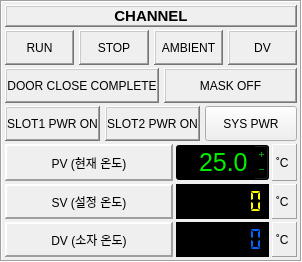
    <widget class="QFrame" name="frameChannel">
     <property name="minimumSize">
      <size>
       <width>260</width>
       <height>0</height>
      </size>
     </property>
     <property name="maximumSize">
      <size>
       <width>350</width>
       <height>16777215</height>
      </size>
     </property>
     <property name="frameShape">
      <enum>QFrame::Box</enum>
     </property>
     <property name="frameShadow">
      <enum>QFrame::Sunken</enum>
     </property>
     <property name="lineWidth">
      <number>1</number>
     </property>
     <layout class="QVBoxLayout" name="verticalLayout">
      <property name="spacing">
       <number>3</number>
      </property>
      <property name="leftMargin">
       <number>3</number>
      </property>
      <property name="topMargin">
       <number>3</number>
      </property>
      <property name="rightMargin">
       <number>3</number>
      </property>
      <property name="bottomMargin">
       <number>3</number>
      </property>
      <item>
       <widget class="QLabel" name="lblChannelTitle">
        <property name="sizePolicy">
         <sizepolicy hsizetype="Expanding" vsizetype="Expanding">
          <horstretch>0</horstretch>
          <verstretch>0</verstretch>
         </sizepolicy>
        </property>
        <property name="minimumSize">
         <size>
          <width>0</width>
          <height>0</height>
         </size>
        </property>
        <property name="maximumSize">
         <size>
          <width>16777215</width>
          <height>300</height>
         </size>
        </property>
        <property name="font">
         <font>
          <pointsize>11</pointsize>
          <weight>75</weight>
          <bold>true</bold>
         </font>
        </property>
        <property name="frameShape">
         <enum>QFrame::WinPanel</enum>
        </property>
        <property name="frameShadow">
         <enum>QFrame::Raised</enum>
        </property>
        <property name="lineWidth">
         <number>1</number>
        </property>
        <property name="text">
         <string>CHANNEL</string>
        </property>
        <property name="alignment">
         <set>Qt::AlignCenter</set>
        </property>
       </widget>
      </item>
      <item>
       <layout class="QHBoxLayout" name="horizontalLayout_4">
        <property name="spacing">
         <number>5</number>
        </property>
        <item>
         <widget class="QLabel" name="lblRun">
          <property name="minimumSize">
           <size>
            <width>0</width>
            <height>35</height>
           </size>
          </property>
          <property name="maximumSize">
           <size>
            <width>300</width>
            <height>50</height>
           </size>
          </property>
          <property name="frameShape">
           <enum>QFrame::WinPanel</enum>
          </property>
          <property name="frameShadow">
           <enum>QFrame::Raised</enum>
          </property>
          <property name="text">
           <string>RUN</string>
          </property>
          <property name="alignment">
           <set>Qt::AlignCenter</set>
          </property>
         </widget>
        </item>
        <item>
         <widget class="QLabel" name="lblStop">
          <property name="minimumSize">
           <size>
            <width>0</width>
            <height>35</height>
           </size>
          </property>
          <property name="maximumSize">
           <size>
            <width>300</width>
            <height>50</height>
           </size>
          </property>
          <property name="frameShape">
           <enum>QFrame::WinPanel</enum>
          </property>
          <property name="frameShadow">
           <enum>QFrame::Raised</enum>
          </property>
          <property name="text">
           <string>STOP</string>
          </property>
          <property name="alignment">
           <set>Qt::AlignCenter</set>
          </property>
         </widget>
        </item>
        <item>
         <widget class="QLabel" name="lblAmb">
          <property name="minimumSize">
           <size>
            <width>0</width>
            <height>35</height>
           </size>
          </property>
          <property name="maximumSize">
           <size>
            <width>300</width>
            <height>50</height>
           </size>
          </property>
          <property name="frameShape">
           <enum>QFrame::WinPanel</enum>
          </property>
          <property name="frameShadow">
           <enum>QFrame::Raised</enum>
          </property>
          <property name="text">
           <string>AMBIENT</string>
          </property>
          <property name="alignment">
           <set>Qt::AlignCenter</set>
          </property>
         </widget>
        </item>
        <item>
         <widget class="QLabel" name="lblDV">
          <property name="minimumSize">
           <size>
            <width>0</width>
            <height>35</height>
           </size>
          </property>
          <property name="maximumSize">
           <size>
            <width>300</width>
            <height>50</height>
           </size>
          </property>
          <property name="frameShape">
           <enum>QFrame::WinPanel</enum>
          </property>
          <property name="frameShadow">
           <enum>QFrame::Raised</enum>
          </property>
          <property name="text">
           <string>DV</string>
          </property>
          <property name="alignment">
           <set>Qt::AlignCenter</set>
          </property>
         </widget>
        </item>
       </layout>
      </item>
      <item>
       <layout class="QHBoxLayout" name="horizontalLayout_16">
        <property name="spacing">
         <number>5</number>
        </property>
        <item>
         <widget class="QLabel" name="lblDoorClose">
          <property name="minimumSize">
           <size>
            <width>0</width>
            <height>35</height>
           </size>
          </property>
          <property name="maximumSize">
           <size>
            <width>300</width>
            <height>50</height>
           </size>
          </property>
          <property name="frameShape">
           <enum>QFrame::WinPanel</enum>
          </property>
          <property name="frameShadow">
           <enum>QFrame::Raised</enum>
          </property>
          <property name="text">
           <string>DOOR CLOSE COMPLETE</string>
          </property>
          <property name="alignment">
           <set>Qt::AlignCenter</set>
          </property>
         </widget>
        </item>
        <item>
         <widget class="QLabel" name="lblMask">
          <property name="minimumSize">
           <size>
            <width>0</width>
            <height>35</height>
           </size>
          </property>
          <property name="maximumSize">
           <size>
            <width>300</width>
            <height>50</height>
           </size>
          </property>
          <property name="frameShape">
           <enum>QFrame::WinPanel</enum>
          </property>
          <property name="frameShadow">
           <enum>QFrame::Raised</enum>
          </property>
          <property name="text">
           <string>MASK OFF</string>
          </property>
          <property name="alignment">
           <set>Qt::AlignCenter</set>
          </property>
         </widget>
        </item>
       </layout>
      </item>
      <item>
       <layout class="QHBoxLayout" name="horizontalLayout_3">
        <property name="spacing">
         <number>5</number>
        </property>
        <item>
         <widget class="QLabel" name="lblPowerSlot1">
          <property name="minimumSize">
           <size>
            <width>0</width>
            <height>35</height>
           </size>
          </property>
          <property name="maximumSize">
           <size>
            <width>300</width>
            <height>50</height>
           </size>
          </property>
          <property name="frameShape">
           <enum>QFrame::WinPanel</enum>
          </property>
          <property name="frameShadow">
           <enum>QFrame::Raised</enum>
          </property>
          <property name="text">
           <string>SLOT1 PWR ON</string>
          </property>
          <property name="alignment">
           <set>Qt::AlignCenter</set>
          </property>
         </widget>
        </item>
        <item>
         <widget class="QLabel" name="lblPowerSlot2">
          <property name="minimumSize">
           <size>
            <width>0</width>
            <height>35</height>
           </size>
          </property>
          <property name="maximumSize">
           <size>
            <width>300</width>
            <height>50</height>
           </size>
          </property>
          <property name="frameShape">
           <enum>QFrame::WinPanel</enum>
          </property>
          <property name="frameShadow">
           <enum>QFrame::Raised</enum>
          </property>
          <property name="text">
           <string>SLOT2 PWR ON</string>
          </property>
          <property name="alignment">
           <set>Qt::AlignCenter</set>
          </property>
         </widget>
        </item>
        <item>
         <widget class="QPushButton" name="btnSysPwr">
          <property name="minimumSize">
           <size>
            <width>0</width>
            <height>35</height>
           </size>
          </property>
          <property name="maximumSize">
           <size>
            <width>300</width>
            <height>50</height>
           </size>
          </property>
          <property name="text">
           <string>SYS PWR</string>
          </property>
          <property name="checkable">
           <bool>true</bool>
          </property>
         </widget>
        </item>
       </layout>
      </item>
      <item>
       <layout class="QHBoxLayout" name="horizontalLayout">
        <property name="spacing">
         <number>3</number>
        </property>
        <item>
         <widget class="QLabel" name="titlePV">
          <property name="minimumSize">
           <size>
            <width>168</width>
            <height>35</height>
           </size>
          </property>
          <property name="maximumSize">
           <size>
            <width>16777215</width>
            <height>50</height>
           </size>
          </property>
          <property name="styleSheet">
           <string notr="true">border-color: rgb(255, 0, 255);</string>
          </property>
          <property name="frameShape">
           <enum>QFrame::Panel</enum>
          </property>
          <property name="frameShadow">
           <enum>QFrame::Raised</enum>
          </property>
          <property name="lineWidth">
           <number>2</number>
          </property>
          <property name="text">
           <string>PV (현재 온도)</string>
          </property>
          <property name="alignment">
           <set>Qt::AlignCenter</set>
          </property>
         </widget>
        </item>
        <item>
         <widget class="QDoubleSpinBox" name="spinPV">
          <property name="sizePolicy">
           <sizepolicy hsizetype="Preferred" vsizetype="Preferred">
            <horstretch>0</horstretch>
            <verstretch>0</verstretch>
           </sizepolicy>
          </property>
          <property name="minimumSize">
           <size>
            <width>0</width>
            <height>35</height>
           </size>
          </property>
          <property name="maximumSize">
           <size>
            <width>16777215</width>
            <height>50</height>
           </size>
          </property>
          <property name="font">
           <font>
            <family>Arial</family>
            <pointsize>19</pointsize>
            <weight>50</weight>
            <italic>false</italic>
            <bold>false</bold>
           </font>
          </property>
          <property name="styleSheet">
           <string notr="true">color: rgb(0, 240, 0);
background-color: rgb(0, 0, 0);
font: 19pt &quot;Arial&quot;;</string>
          </property>
          <property name="alignment">
           <set>Qt::AlignRight|Qt::AlignTrailing|Qt::AlignVCenter</set>
          </property>
          <property name="buttonSymbols">
           <enum>QAbstractSpinBox::PlusMinus</enum>
          </property>
          <property name="decimals">
           <number>1</number>
          </property>
          <property name="minimum">
           <double>-45.000000000000000</double>
          </property>
          <property name="maximum">
           <double>150.000000000000000</double>
          </property>
          <property name="stepType">
           <enum>QAbstractSpinBox::DefaultStepType</enum>
          </property>
          <property name="value">
           <double>25.000000000000000</double>
          </property>
         </widget>
        </item>
        <item>
         <widget class="QLabel" name="lblPvUnit">
          <property name="sizePolicy">
           <sizepolicy hsizetype="Fixed" vsizetype="Preferred">
            <horstretch>0</horstretch>
            <verstretch>0</verstretch>
           </sizepolicy>
          </property>
          <property name="minimumSize">
           <size>
            <width>25</width>
            <height>35</height>
           </size>
          </property>
          <property name="maximumSize">
           <size>
            <width>16777215</width>
            <height>50</height>
           </size>
          </property>
          <property name="frameShape">
           <enum>QFrame::Panel</enum>
          </property>
          <property name="frameShadow">
           <enum>QFrame::Raised</enum>
          </property>
          <property name="text">
           <string>˚C</string>
          </property>
         </widget>
        </item>
       </layout>
      </item>
      <item>
       <layout class="QHBoxLayout" name="horizontalLayout_19">
        <property name="spacing">
         <number>3</number>
        </property>
        <item>
         <widget class="QLabel" name="titleSV">
          <property name="minimumSize">
           <size>
            <width>168</width>
            <height>35</height>
           </size>
          </property>
          <property name="maximumSize">
           <size>
            <width>16777215</width>
            <height>50</height>
           </size>
          </property>
          <property name="frameShape">
           <enum>QFrame::Panel</enum>
          </property>
          <property name="frameShadow">
           <enum>QFrame::Raised</enum>
          </property>
          <property name="lineWidth">
           <number>2</number>
          </property>
          <property name="text">
           <string>SV (설정 온도)</string>
          </property>
          <property name="alignment">
           <set>Qt::AlignCenter</set>
          </property>
         </widget>
        </item>
        <item>
         <widget class="QLCDNumber" name="lcdSV">
          <property name="sizePolicy">
           <sizepolicy hsizetype="Preferred" vsizetype="Preferred">
            <horstretch>0</horstretch>
            <verstretch>0</verstretch>
           </sizepolicy>
          </property>
          <property name="minimumSize">
           <size>
            <width>0</width>
            <height>35</height>
           </size>
          </property>
          <property name="maximumSize">
           <size>
            <width>16777215</width>
            <height>50</height>
           </size>
          </property>
          <property name="font">
           <font>
            <pointsize>10</pointsize>
            <weight>75</weight>
            <bold>true</bold>
            <stylestrategy>PreferAntialias</stylestrategy>
           </font>
          </property>
          <property name="styleSheet">
           <string notr="true">color: rgb(255, 255, 0);
background-color: rgb(0, 0, 0);</string>
          </property>
          <property name="frameShape">
           <enum>QFrame::StyledPanel</enum>
          </property>
          <property name="frameShadow">
           <enum>QFrame::Raised</enum>
          </property>
          <property name="lineWidth">
           <number>2</number>
          </property>
          <property name="smallDecimalPoint">
           <bool>true</bool>
          </property>
          <property name="digitCount">
           <number>6</number>
          </property>
          <property name="segmentStyle">
           <enum>QLCDNumber::Flat</enum>
          </property>
          <property name="value" stdset="0">
           <double>0.000000000000000</double>
          </property>
         </widget>
        </item>
        <item>
         <widget class="QLabel" name="lblSvUnit">
          <property name="sizePolicy">
           <sizepolicy hsizetype="Fixed" vsizetype="Preferred">
            <horstretch>0</horstretch>
            <verstretch>0</verstretch>
           </sizepolicy>
          </property>
          <property name="minimumSize">
           <size>
            <width>25</width>
            <height>35</height>
           </size>
          </property>
          <property name="maximumSize">
           <size>
            <width>16777215</width>
            <height>50</height>
           </size>
          </property>
          <property name="frameShape">
           <enum>QFrame::Panel</enum>
          </property>
          <property name="frameShadow">
           <enum>QFrame::Raised</enum>
          </property>
          <property name="text">
           <string>˚C</string>
          </property>
         </widget>
        </item>
       </layout>
      </item>
      <item>
       <layout class="QHBoxLayout" name="horizontalLayout_20">
        <property name="spacing">
         <number>3</number>
        </property>
        <item>
         <widget class="QLabel" name="titleDV">
          <property name="minimumSize">
           <size>
            <width>168</width>
            <height>35</height>
           </size>
          </property>
          <property name="maximumSize">
           <size>
            <width>16777215</width>
            <height>50</height>
           </size>
          </property>
          <property name="frameShape">
           <enum>QFrame::Panel</enum>
          </property>
          <property name="frameShadow">
           <enum>QFrame::Raised</enum>
          </property>
          <property name="lineWidth">
           <number>2</number>
          </property>
          <property name="text">
           <string>DV (소자 온도)</string>
          </property>
          <property name="alignment">
           <set>Qt::AlignCenter</set>
          </property>
         </widget>
        </item>
        <item>
         <widget class="QLCDNumber" name="lcdDV">
          <property name="sizePolicy">
           <sizepolicy hsizetype="Preferred" vsizetype="Preferred">
            <horstretch>0</horstretch>
            <verstretch>0</verstretch>
           </sizepolicy>
          </property>
          <property name="minimumSize">
           <size>
            <width>0</width>
            <height>35</height>
           </size>
          </property>
          <property name="maximumSize">
           <size>
            <width>16777215</width>
            <height>50</height>
           </size>
          </property>
          <property name="font">
           <font>
            <pointsize>10</pointsize>
            <weight>75</weight>
            <bold>true</bold>
            <stylestrategy>PreferAntialias</stylestrategy>
           </font>
          </property>
          <property name="styleSheet">
           <string notr="true">color: rgb(0, 100, 255);
background-color: rgb(0, 0, 0);</string>
          </property>
          <property name="frameShape">
           <enum>QFrame::StyledPanel</enum>
          </property>
          <property name="frameShadow">
           <enum>QFrame::Raised</enum>
          </property>
          <property name="lineWidth">
           <number>2</number>
          </property>
          <property name="smallDecimalPoint">
           <bool>true</bool>
          </property>
          <property name="digitCount">
           <number>6</number>
          </property>
          <property name="segmentStyle">
           <enum>QLCDNumber::Flat</enum>
          </property>
          <property name="value" stdset="0">
           <double>0.000000000000000</double>
          </property>
         </widget>
        </item>
        <item>
         <widget class="QLabel" name="lblDvUnit">
          <property name="sizePolicy">
           <sizepolicy hsizetype="Fixed" vsizetype="Preferred">
            <horstretch>0</horstretch>
            <verstretch>0</verstretch>
           </sizepolicy>
          </property>
          <property name="minimumSize">
           <size>
            <width>25</width>
            <height>35</height>
           </size>
          </property>
          <property name="maximumSize">
           <size>
            <width>16777215</width>
            <height>50</height>
           </size>
          </property>
          <property name="frameShape">
           <enum>QFrame::Panel</enum>
          </property>
          <property name="frameShadow">
           <enum>QFrame::Raised</enum>
          </property>
          <property name="text">
           <string>˚C</string>
          </property>
         </widget>
        </item>
       </layout>
      </item>
     </layout>
    </widget>
